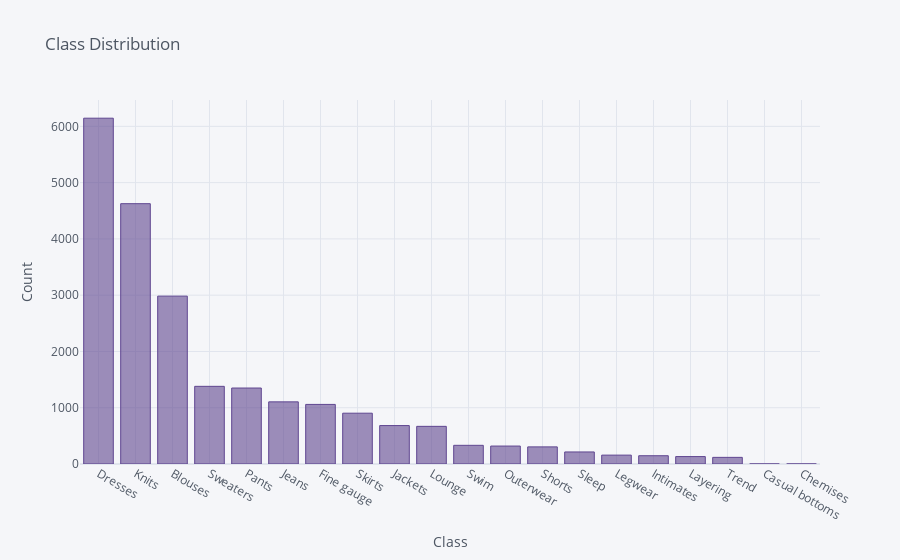

Write notebook code for a chart like this one.
### Code cell
df["Class Name"].value_counts().iplot(kind="bar", colors='rgb(95, 70, 144)',
                                           xTitle = 'Class',
                                           yTitle = "Count",
                                           title = "Class Distribution")

### Figure 1 — Plotly figure (JSON) as saved in the notebook; plotly's stock layout.template omitted (floating-point values rounded to 4 significant figures)
{"data": [{"marker": {"color": "rgba(95, 70, 144, 0.6)", "line": {"color": "rgba(95, 70, 144, 1.0)", "width": 1}}, "name": "Class Name", "orientation": "v", "text": "", "type": "bar", "x": ["Dresses", "Knits", "Blouses", "Sweaters", "Pants", "Jeans", "Fine gauge", "Skirts", "Jackets", "Lounge", "Swim", "Outerwear", "Shorts", "Sleep", "Legwear", "Intimates", "Layering", "Trend", "Casual bottoms", "Chemises"], "y": [6145, 4626, 2983, 1380, 1350, 1104, 1059, 903, 683, 669, 332, 319, 304, 214, 158, 147, 132, 118, 1, 1]}], "layout": {"legend": {"bgcolor": "#F5F6F9", "font": {"color": "#4D5663"}}, "paper_bgcolor": "#F5F6F9", "plot_bgcolor": "#F5F6F9", "title": {"font": {"color": "#4D5663"}, "text": "Class Distribution"}, "xaxis": {"gridcolor": "#E1E5ED", "showgrid": true, "tickfont": {"color": "#4D5663"}, "title": {"font": {"color": "#4D5663"}, "text": "Class"}, "zerolinecolor": "#E1E5ED"}, "yaxis": {"gridcolor": "#E1E5ED", "showgrid": true, "tickfont": {"color": "#4D5663"}, "title": {"font": {"color": "#4D5663"}, "text": "Count"}, "zerolinecolor": "#E1E5ED"}}}
